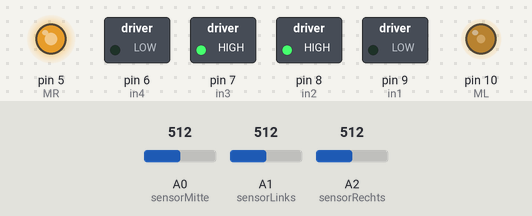
Bench run of a program on a simulated Arduino Uno, built with avr-gcc and run on an emulated ATmega328P. On the bench: switched loads named in the program (green lamp = pin HIGH), output pins drawn as LEDs (lit = HIGH). Inputs (shaded band) come from the test bench; at power-on: A0 (sensorMitte) = 512, A2 (sensorRechts) = 512, A1 (sensorLinks) = 512.

Above: at 1.4 s.
1.5 s: A0 (sensorMitte) set to 210
3.0 s: A0 (sensorMitte) set to 187
At 3.5 s:
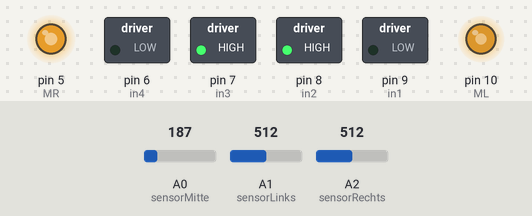
4.5 s: A0 (sensorMitte) set to 306
At 4.8 s:
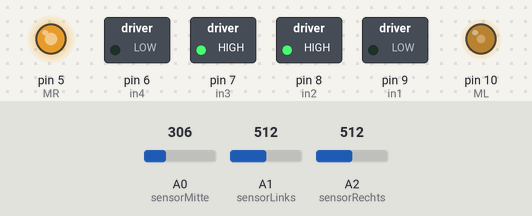
6.0 s: A2 (sensorRechts) set to 211
7.5 s: A2 (sensorRechts) set to 182
At 8.3 s:
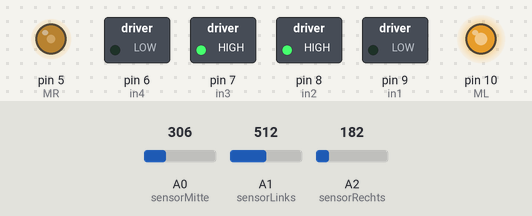
9.0 s: A2 (sensorRechts) set to 210
At 9.7 s:
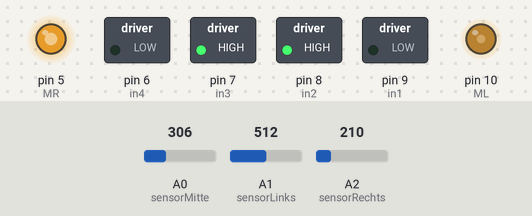
Timing chart, 0 to 11.8 s (numbered marks = the images above; inputs shaded):
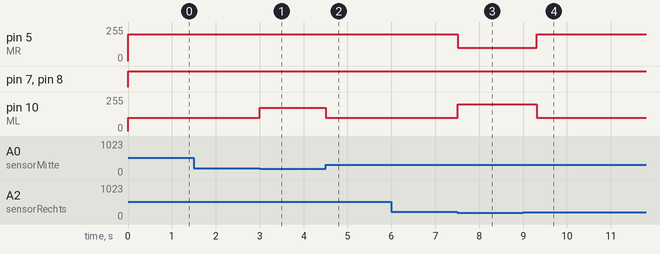

The program:

main.cpp
```cpp
#include <Arduino.h>

// Motor Links
int ML = 10;
int in1 = 9;
int in2 = 8;

// Motor Rechts
int MR = 5;
int in3 = 7;
int in4 = 6;

// Sensor Pins
int sensorMitte = A0;
int sensorLinks = A1;
int sensorRechts = A2;

// Schwellenwert für Hindernis-Erkennung (angepasst je nach Bedarf)
int schwellenwert = 200;  // Anpassen je nach den gemessenen ADC-Werten

// Funktionsprototypen
void geradeausFahren();
void weicheNachLinks();
void weicheNachRechts();

void setup()
{
  // Pin-Modi setzen
  pinMode(ML, OUTPUT);
  pinMode(MR, OUTPUT);
  pinMode(in1, OUTPUT);
  pinMode(in2, OUTPUT);
  pinMode(in3, OUTPUT);
  pinMode(in4, OUTPUT);

  // Sensor Pins setzen
  pinMode(sensorMitte, INPUT);
  pinMode(sensorLinks, INPUT);
  pinMode(sensorRechts, INPUT);
}

void loop()
{
  int wertMitte = analogRead(sensorMitte);  // Liest den Wert des Mittelsensors
  int wertLinks = analogRead(sensorLinks);  // Liest den Wert des Linksensors
  int wertRechts = analogRead(sensorRechts);  // Liest den Wert des Rechtsensors

  // Wenn beide, Mittel- und Rechtesensor, ein Hindernis erkennen, nach links ausweichen
  if (wertMitte > schwellenwert && wertRechts > schwellenwert)
  {
    weicheNachLinks();
  }
  // Wenn beide, Mittel- und Linksensor, ein Hindernis erkennen, nach rechts ausweichen
  else if (wertMitte > schwellenwert && wertLinks > schwellenwert)
  {
    weicheNachRechts();
  }
  // Wenn kein Hindernis erkannt wird, geradeaus fahren
  else
  {
    geradeausFahren();
  }

  delay(100);  // Kurze Verzögerung für stabile Sensorabfrage
}

void geradeausFahren()
{
  digitalWrite(in1, LOW);
  digitalWrite(in2, HIGH);
  analogWrite(ML, 175);  // Geschwindigkeit des linken Motors
  digitalWrite(in3, HIGH);
  digitalWrite(in4, LOW);
  analogWrite(MR, 200);  // Geschwindigkeit des rechten Motors
}

void weicheNachLinks()
{
  digitalWrite(in1, LOW);
  digitalWrite(in2, HIGH);
  analogWrite(ML, 100);  // Verringert die Geschwindigkeit für den linken Motor
  digitalWrite(in3, HIGH);
  digitalWrite(in4, LOW);
  analogWrite(MR, 200);  // Normalgeschwindigkeit für den rechten Motor
  delay(500);  // Für eine halbe Sekunde nach links ausweichen
}

void weicheNachRechts()
{
  digitalWrite(in1, LOW);
  digitalWrite(in2, HIGH);
  analogWrite(ML, 200);  // Normalgeschwindigkeit für den linken Motor
  digitalWrite(in3, HIGH);
  digitalWrite(in4, LOW);
  analogWrite(MR, 100);  // Verringert die Geschwindigkeit für den rechten Motor
  delay(500);  // Für eine halbe Sekunde nach rechts ausweichen
}
```

Measured:
- the behaviour switches between 201 and 200 on A0 (sensorMitte) (found by bisection; images 0 and 1)
- the behaviour switches between 201 and 200 on A2 (sensorRechts) (found by bisection; images 2 and 3)
- after the input at 1.5 s, every drawn part: stays the same
- after the input at 3.0 s, pin 10 (ML): 100/255 → 175/255 at once
- after the input at 4.5 s, pin 10 (ML): 175/255 → 100/255 at once
- after the input at 6.0 s, every drawn part: stays the same
- after the input at 7.5 s, pin 5 (MR): 200/255 → 100/255 at once; pin 10 (ML): 100/255 → 200/255 at once
- after the input at 9.0 s, pin 5 (MR): 100/255 → 200/255 after 0.31 s; pin 10 (ML): 200/255 → 100/255 after 0.31 s
